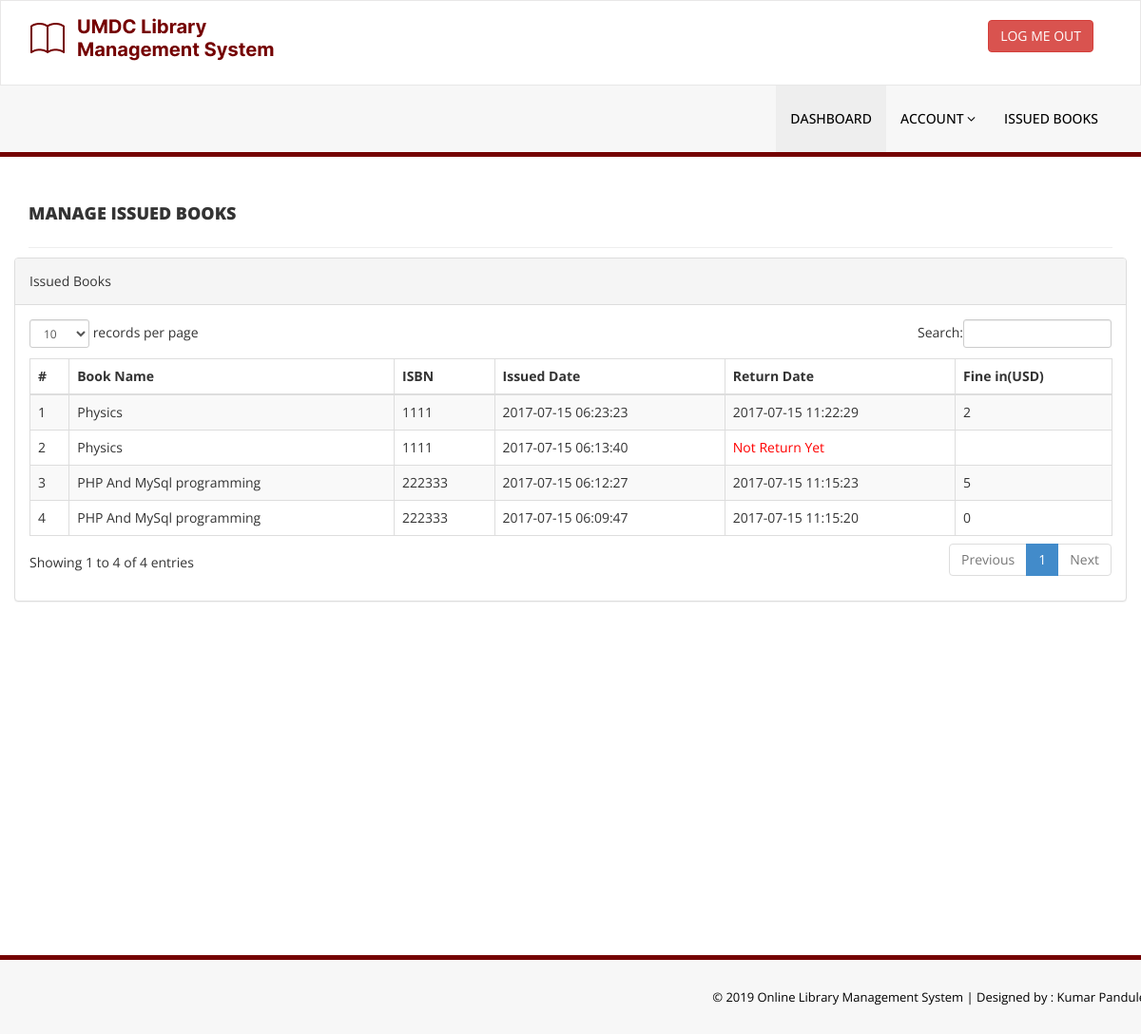
/library/issued-books.php (signed in), run on the app's committed database.
### tables this page shows
CREATE TABLE `tblissuedbookdetails` (
  `id` int(11) NOT NULL,
  `BookId` int(11) DEFAULT NULL,
  `StudentID` varchar(150) DEFAULT NULL,
  `IssuesDate` timestamp NULL DEFAULT current_timestamp(),
  `ReturnDate` timestamp NULL DEFAULT NULL ON UPDATE current_timestamp(),
  `RetrunStatus` int(1) DEFAULT NULL,
  `fine` int(11) DEFAULT NULL
);

CREATE TABLE `tblbooks` (
  `id` int(11) NOT NULL,
  `BookName` varchar(255) DEFAULT NULL,
  `CatId` int(11) DEFAULT NULL,
  `AuthorId` int(11) DEFAULT NULL,
  `ISBNNumber` int(11) DEFAULT NULL,
  `BookPrice` int(11) DEFAULT NULL,
  `RegDate` timestamp NULL DEFAULT current_timestamp(),
  `UpdationDate` timestamp NULL DEFAULT NULL ON UPDATE current_timestamp()
);

### library/issued-books.php (the view, shortened to what this page needs)
<?php
include('includes/config.php');
if(strlen($_SESSION['login'])==0)
    {
header('location:index.php');
}
else{
    ?>
<!DOCTYPE html>
<html xmlns="http://www.w3.org/1999/xhtml">
<head>
    <link href="assets/css/bootstrap.css" rel="stylesheet" />
    <link href="assets/css/font-awesome.css" rel="stylesheet" />
    <link href="assets/js/dataTables/dataTables.bootstrap.css" rel="stylesheet" />
    <link href="assets/css/style.css" rel="stylesheet" />
</head>
<body>
<?php include('includes/header.php');?>
    <div class="content-wrapper">
         <div class="container">
        <div class="row pad-botm">
            <div class="col-md-12">
                <h4 class="header-line">Manage Issued Books</h4>
    </div>
            <div class="row">
                <div class="col-md-12">
                    <div class="panel panel-default">
                        <div class="panel-heading">
                          Issued Books
                        </div>
                        <div class="panel-body">
                            <div class="table-responsive">
                                <table class="table table-striped table-bordered table-hover" id="dataTables-example">
                                    <thead>
                                        <tr>
                                            <th>#</th>
                                            <th>Book Name</th>
                                            <th>ISBN </th>
                                            <th>Issued Date</th>
                                            <th>Return Date</th>
                                            <th>Fine in(USD)</th>
                                        </tr>
                                    </thead>
                                    <tbody>
<?php
$sid=$_SESSION['stdid'];
$sql="SELECT tblbooks.BookName,tblbooks.ISBNNumber,tblissuedbookdetails.IssuesDate,tblissuedbookdetails.ReturnDate,tblissuedbookdetails.id as rid,tblissuedbookdetails.fine from  tblissuedbookdetails join tblstudents on tblstudents.StudentId=tblissuedbookdetails.StudentId join tblbooks on tblbooks.id=tblissuedbookdetails.BookId where tblstudents.StudentId=:sid order by tblissuedbookdetails.id desc";
$query = $dbh -> prepare($sql);
$query-> bindParam(':sid', $sid, PDO::PARAM_STR);
$query->execute();
$results=$query->fetchAll(PDO::FETCH_OBJ);
$cnt=1;
if($query->rowCount() > 0)
{
foreach($results as $result)
{               ?>
                                        <tr class="odd gradeX">
                                            <td class="center"><?php echo htmlentities($cnt);?></td>
                                            <td class="center"><?php echo htmlentities($result->BookName);?></td>
                                            <td class="center"><?php echo htmlentities($result->ISBNNumber);?></td>
                                            <td class="center"><?php echo htmlentities($result->IssuesDate);?></td>
                                            <td class="center"><?php if($result->ReturnDate=="")
                                            {?>
                                            <span style="color:red">
                                             <?php   echo htmlentities("Not Return Yet"); ?>
                                                </span>
                                            <?php } else {
                                            echo htmlentities($result->ReturnDate);
                                        }
                                            ?></td>
                                              <td class="center"><?php echo htmlentities($result->fine);?></td>
                                        </tr>
 <?php $cnt=$cnt+1;}} ?>
                                    </tbody>
                                </table>
                            </div>
                        </div>
                    </div>
                </div>
            </div>
    </div>
    </div>
    </div>
  <?php include('includes/footer.php');?>
</body>
</html>
<?php } ?>

### library/assets/css/style.css (style rules this page uses)
body { font-family: 'Open Sans', sans-serif; line-height:28px; }
.content-wrapper { margin-top: 40px; min-height:800px; padding-bottom:90px; }
.header-line { font-weight:900; padding-bottom:25px; border-bottom:1px solid #eeeeee; text-transform:uppercase; }
.pad-botm { padding-bottom:30px; }

### data on the page
tblissuedbookdetails: BookId.BookName "Physics", BookId.ISBNNumber "1111", IssuesDate "2017-07-15 06:23:23", ReturnDate "2017-07-15 11:22:29", fine "2"
tblissuedbookdetails: BookId.BookName "Physics", BookId.ISBNNumber "1111", IssuesDate "2017-07-15 06:13:40"
tblissuedbookdetails: BookId.BookName "PHP And MySql programming", BookId.ISBNNumber "222333", IssuesDate "2017-07-15 06:12:27", ReturnDate "2017-07-15 11:15:23", fine "5"
tblissuedbookdetails: BookId.BookName "PHP And MySql programming", BookId.ISBNNumber "222333", IssuesDate "2017-07-15 06:09:47", ReturnDate "2017-07-15 11:15:20", fine "0"
